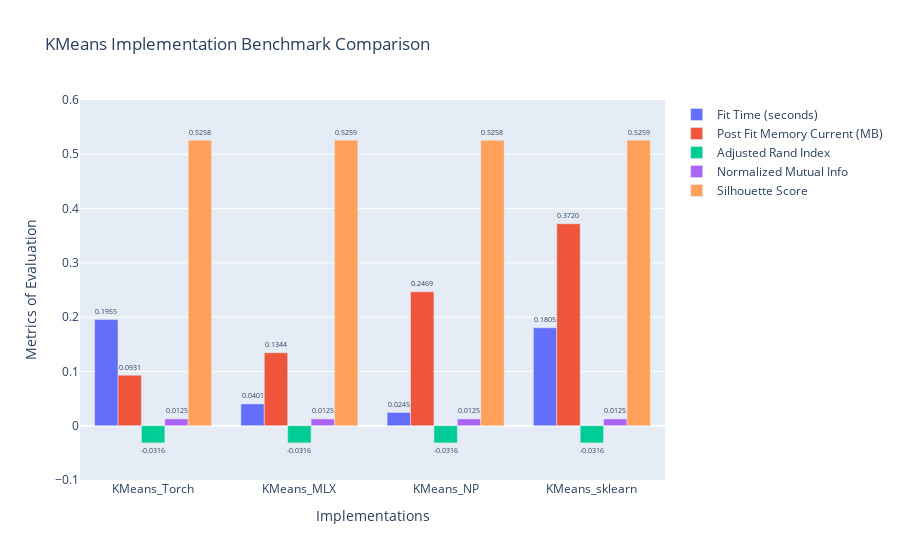

The cell this chart's notebook holds for it:
### Code cell
import plotly.express as px
import plotly.graph_objects as go

fig = go.Figure()
fig.add_bar(
    x=df.index,
    y=df['fit_time_seconds'],
    name='Fit Time (seconds)'
)
fig.add_bar(
    x=df.index,
    y=df['post_fit_memory_current_MB'],
    name='Post Fit Memory Current (MB)'
)
fig.add_bar(
    x=df.index,
    y=df['adjusted_rand_index'],
    name='Adjusted Rand Index'
)
fig.add_bar(
    x=df.index,
    y=df['normalized_mutual_info'],
    name='Normalized Mutual Info'
)
fig.add_bar(
    x=df.index,
    y=df['silhouette_score'],
    name='Silhouette Score'
)
fig.update_traces(texttemplate='%{y:.4f}', textposition='outside')
fig.update_yaxes(range=[-0.1, 0.6])
fig.update_layout(
    title_font_size=20,
    xaxis_title_font_size=16,
    yaxis_title_font_size=16,
    legend_title_font_size=14
)
fig.update_layout(barmode='group', title='KMeans Implementation Benchmark Comparison', yaxis_title='Metrics of Evaluation', xaxis_title='Implementations')
fig.show()

### Figure 1 — Plotly figure (JSON) as saved in the notebook; plotly's stock layout.template omitted (floating-point values rounded to 4 significant figures)
{"data": [{"name": "Fit Time (seconds)", "textposition": "outside", "texttemplate": "%{y:.4f}", "type": "bar", "x": ["KMeans_Torch", "KMeans_MLX", "KMeans_NP", "KMeans_sklearn"], "y": [0.1955, 0.04014, 0.02446, 0.1805]}, {"name": "Post Fit Memory Current (MB)", "textposition": "outside", "texttemplate": "%{y:.4f}", "type": "bar", "x": ["KMeans_Torch", "KMeans_MLX", "KMeans_NP", "KMeans_sklearn"], "y": [0.09306, 0.1344, 0.2469, 0.372]}, {"name": "Adjusted Rand Index", "textposition": "outside", "texttemplate": "%{y:.4f}", "type": "bar", "x": ["KMeans_Torch", "KMeans_MLX", "KMeans_NP", "KMeans_sklearn"], "y": [-0.03158, -0.03161, -0.03158, -0.03161]}, {"name": "Normalized Mutual Info", "textposition": "outside", "texttemplate": "%{y:.4f}", "type": "bar", "x": ["KMeans_Torch", "KMeans_MLX", "KMeans_NP", "KMeans_sklearn"], "y": [0.01247, 0.01247, 0.01247, 0.01247]}, {"name": "Silhouette Score", "textposition": "outside", "texttemplate": "%{y:.4f}", "type": "bar", "x": ["KMeans_Torch", "KMeans_MLX", "KMeans_NP", "KMeans_sklearn"], "y": [0.5258, 0.5259, 0.5258, 0.5259]}], "layout": {"barmode": "group", "legend": {"title": {"font": {"size": 14}}}, "title": {"text": "KMeans Implementation Benchmark Comparison"}, "xaxis": {"title": {"text": "Implementations"}}, "yaxis": {"range": [-0.1, 0.6], "title": {"text": "Metrics of Evaluation"}}}}
